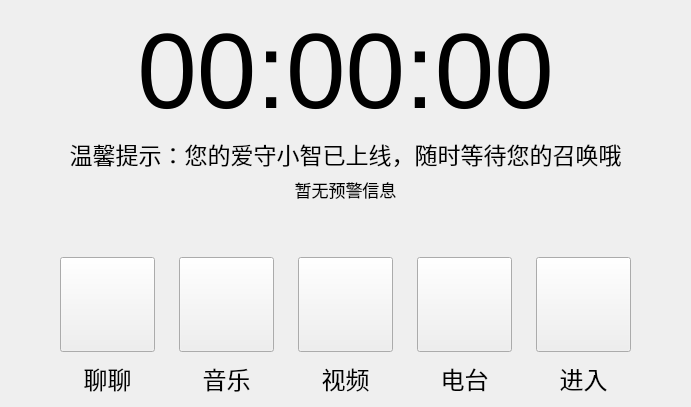
      <widget class="QWidget" name="page">
       <layout class="QGridLayout" name="gridLayout_2">
        <item row="4" column="0">
         <layout class="QHBoxLayout" name="horizontalLayout_37">
          <item>
           <spacer name="horizontalSpacer_15">
            <property name="orientation">
             <enum>Qt::Horizontal</enum>
            </property>
            <property name="sizeHint" stdset="0">
             <size>
              <width>40</width>
              <height>20</height>
             </size>
            </property>
           </spacer>
          </item>
          <item>
           <layout class="QVBoxLayout" name="verticalLayout_33">
            <property name="spacing">
             <number>0</number>
            </property>
            <item>
             <widget class="ElevatedCardWidget" name="ElevatedCardWidget">
              <property name="autoFillBackground">
               <bool>false</bool>
              </property>
              <property name="styleSheet">
               <string notr="true"/>
              </property>
              <property name="frameShape">
               <enum>QFrame::NoFrame</enum>
              </property>
              <property name="borderRadius">
               <number>0</number>
              </property>
              <layout class="QVBoxLayout" name="verticalLayout_2">
               <item>
                <widget class="QPushButton" name="telephonecall_pushButton">
                 <property name="minimumSize">
                  <size>
                   <width>95</width>
                   <height>95</height>
                  </size>
                 </property>
                 <property name="maximumSize">
                  <size>
                   <width>500</width>
                   <height>500</height>
                  </size>
                 </property>
                 <property name="font">
                  <font>
                   <pointsize>12</pointsize>
                  </font>
                 </property>
                 <property name="cursor">
                  <cursorShape>PointingHandCursor</cursorShape>
                 </property>
                 <property name="toolTip">
                  <string>&lt;html&gt;&lt;head/&gt;&lt;body&gt;&lt;p&gt;可以进行消息、音视频聊天&lt;/p&gt;&lt;/body&gt;&lt;/html&gt;</string>
                 </property>
                 <property name="styleSheet">
                  <string notr="true"/>
                 </property>
                 <property name="text">
                  <string/>
                 </property>
                </widget>
               </item>
              </layout>
             </widget>
            </item>
            <item>
             <widget class="QLabel" name="label_117">
              <property name="font">
               <font>
                <pointsize>18</pointsize>
               </font>
              </property>
              <property name="text">
               <string>聊聊</string>
              </property>
              <property name="alignment">
               <set>Qt::AlignCenter</set>
              </property>
             </widget>
            </item>
           </layout>
          </item>
          <item>
           <layout class="QVBoxLayout" name="verticalLayout_46">
            <property name="spacing">
             <number>0</number>
            </property>
            <item>
             <widget class="ElevatedCardWidget" name="ElevatedCardWidget_2">
              <property name="styleSheet">
               <string notr="true"/>
              </property>
              <property name="borderRadius">
               <number>0</number>
              </property>
              <layout class="QVBoxLayout" name="verticalLayout_57">
               <item>
                <widget class="QPushButton" name="music_player_pushButton">
                 <property name="minimumSize">
                  <size>
                   <width>95</width>
                   <height>95</height>
                  </size>
                 </property>
                 <property name="maximumSize">
                  <size>
                   <width>500</width>
                   <height>500</height>
                  </size>
                 </property>
                 <property name="font">
                  <font>
                   <pointsize>12</pointsize>
                  </font>
                 </property>
                 <property name="cursor">
                  <cursorShape>PointingHandCursor</cursorShape>
                 </property>
                 <property name="toolTip">
                  <string>&lt;html&gt;&lt;head/&gt;&lt;body&gt;&lt;p&gt;可以进行音乐播放&lt;/p&gt;&lt;/body&gt;&lt;/html&gt;</string>
                 </property>
                 <property name="styleSheet">
                  <string notr="true"/>
                 </property>
                 <property name="text">
                  <string/>
                 </property>
                </widget>
               </item>
              </layout>
             </widget>
            </item>
            <item>
             <widget class="QLabel" name="label_67">
              <property name="font">
               <font>
                <pointsize>18</pointsize>
               </font>
              </property>
              <property name="text">
               <string>音乐</string>
              </property>
              <property name="alignment">
               <set>Qt::AlignCenter</set>
              </property>
             </widget>
            </item>
           </layout>
          </item>
          <item>
           <layout class="QVBoxLayout" name="verticalLayout_47">
            <property name="spacing">
             <number>0</number>
            </property>
            <item>
             <widget class="ElevatedCardWidget" name="ElevatedCardWidget_3">
              <property name="borderRadius">
               <number>0</number>
              </property>
              <layout class="QVBoxLayout" name="verticalLayout_58">
               <item>
                <widget class="QPushButton" name="video_player_pushButton">
                 <property name="minimumSize">
                  <size>
                   <width>95</width>
                   <height>95</height>
                  </size>
                 </property>
                 <property name="maximumSize">
                  <size>
                   <width>500</width>
                   <height>500</height>
                  </size>
                 </property>
                 <property name="font">
                  <font>
                   <pointsize>12</pointsize>
                  </font>
                 </property>
                 <property name="cursor">
                  <cursorShape>PointingHandCursor</cursorShape>
                 </property>
                 <property name="toolTip">
                  <string>&lt;html&gt;&lt;head/&gt;&lt;body&gt;&lt;p&gt;可以进行视频播放&lt;/p&gt;&lt;/body&gt;&lt;/html&gt;</string>
                 </property>
                 <property name="styleSheet">
                  <string notr="true"/>
                 </property>
                 <property name="text">
                  <string/>
                 </property>
                </widget>
               </item>
              </layout>
             </widget>
            </item>
            <item>
             <widget class="QLabel" name="label_97">
              <property name="font">
               <font>
                <pointsize>18</pointsize>
               </font>
              </property>
              <property name="text">
               <string>视频</string>
              </property>
              <property name="alignment">
               <set>Qt::AlignCenter</set>
              </property>
             </widget>
            </item>
           </layout>
          </item>
          <item>
           <layout class="QVBoxLayout" name="verticalLayout_48">
            <property name="spacing">
             <number>0</number>
            </property>
            <item>
             <widget class="ElevatedCardWidget" name="ElevatedCardWidget_4">
              <property name="borderRadius">
               <number>0</number>
              </property>
              <layout class="QVBoxLayout" name="verticalLayout_59">
               <item>
                <widget class="QPushButton" name="internet_rudion_pushButton">
                 <property name="minimumSize">
                  <size>
                   <width>95</width>
                   <height>95</height>
                  </size>
                 </property>
                 <property name="maximumSize">
                  <size>
                   <width>500</width>
                   <height>500</height>
                  </size>
                 </property>
                 <property name="font">
                  <font>
                   <pointsize>9</pointsize>
                  </font>
                 </property>
                 <property name="cursor">
                  <cursorShape>PointingHandCursor</cursorShape>
                 </property>
                 <property name="toolTip">
                  <string>&lt;html&gt;&lt;head/&gt;&lt;body&gt;&lt;p&gt;&lt;span style=&quot; font-size:12pt;&quot;&gt;可以进行电台播放&lt;/span&gt;&lt;/p&gt;&lt;/body&gt;&lt;/html&gt;</string>
                 </property>
                 <property name="styleSheet">
                  <string notr="true"/>
                 </property>
                 <property name="text">
                  <string/>
                 </property>
                </widget>
               </item>
              </layout>
             </widget>
            </item>
            <item>
             <widget class="QLabel" name="label_118">
              <property name="font">
               <font>
                <pointsize>18</pointsize>
               </font>
              </property>
              <property name="text">
               <string>电台</string>
              </property>
              <property name="alignment">
               <set>Qt::AlignCenter</set>
              </property>
             </widget>
            </item>
           </layout>
          </item>
          <item>
           <layout class="QVBoxLayout" name="verticalLayout_49">
            <property name="spacing">
             <number>0</number>
            </property>
            <item>
             <widget class="ElevatedCardWidget" name="ElevatedCardWidget_5">
              <property name="borderRadius">
               <number>0</number>
              </property>
              <layout class="QVBoxLayout" name="verticalLayout_60">
               <item>
                <widget class="QPushButton" name="enter_second_view_pushButton">
                 <property name="minimumSize">
                  <size>
                   <width>95</width>
                   <height>95</height>
                  </size>
                 </property>
                 <property name="maximumSize">
                  <size>
                   <width>500</width>
                   <height>500</height>
                  </size>
                 </property>
                 <property name="font">
                  <font>
                   <pointsize>9</pointsize>
                  </font>
                 </property>
                 <property name="cursor">
                  <cursorShape>PointingHandCursor</cursorShape>
                 </property>
                 <property name="toolTip">
                  <string>&lt;html&gt;&lt;head/&gt;&lt;body&gt;&lt;p&gt;&lt;span style=&quot; font-size:12pt;&quot;&gt;可以进行电台播放&lt;/span&gt;&lt;/p&gt;&lt;/body&gt;&lt;/html&gt;</string>
                 </property>
                 <property name="styleSheet">
                  <string notr="true"/>
                 </property>
                 <property name="text">
                  <string/>
                 </property>
                </widget>
               </item>
              </layout>
             </widget>
            </item>
            <item>
             <widget class="QLabel" name="label_119">
              <property name="font">
               <font>
                <pointsize>18</pointsize>
               </font>
              </property>
              <property name="text">
               <string>进入</string>
              </property>
              <property name="alignment">
               <set>Qt::AlignCenter</set>
              </property>
             </widget>
            </item>
           </layout>
          </item>
          <item>
           <spacer name="horizontalSpacer_14">
            <property name="orientation">
             <enum>Qt::Horizontal</enum>
            </property>
            <property name="sizeHint" stdset="0">
             <size>
              <width>40</width>
              <height>20</height>
             </size>
            </property>
           </spacer>
          </item>
         </layout>
        </item>
        <item row="1" column="0">
         <widget class="QPushButton" name="tips_label">
          <property name="sizePolicy">
           <sizepolicy hsizetype="Minimum" vsizetype="Minimum">
            <horstretch>0</horstretch>
            <verstretch>0</verstretch>
           </sizepolicy>
          </property>
          <property name="minimumSize">
           <size>
            <width>512</width>
            <height>0</height>
           </size>
          </property>
          <property name="font">
           <font>
            <pointsize>17</pointsize>
           </font>
          </property>
          <property name="cursor">
           <cursorShape>PointingHandCursor</cursorShape>
          </property>
          <property name="autoFillBackground">
           <bool>false</bool>
          </property>
          <property name="styleSheet">
           <string notr="true">border:none;
text-align:top;
background-color: transparent;</string>
          </property>
          <property name="inputMethodHints">
           <set>Qt::ImhNone</set>
          </property>
          <property name="text">
           <string>温馨提示：您的爱守小智已上线，随时等待您的召唤哦</string>
          </property>
          <property name="autoDefault">
           <bool>false</bool>
          </property>
         </widget>
        </item>
        <item row="2" column="0">
         <widget class="QPushButton" name="earlywarning_label">
          <property name="font">
           <font>
            <pointsize>13</pointsize>
            <bold>false</bold>
           </font>
          </property>
          <property name="styleSheet">
           <string notr="true">border:none;
background-color: transparent; </string>
          </property>
          <property name="text">
           <string>暂无预警信息</string>
          </property>
         </widget>
        </item>
        <item row="3" column="0">
         <spacer name="verticalSpacer_2">
          <property name="orientation">
           <enum>Qt::Vertical</enum>
          </property>
          <property name="sizeHint" stdset="0">
           <size>
            <width>20</width>
            <height>40</height>
           </size>
          </property>
         </spacer>
        </item>
        <item row="0" column="0">
         <widget class="QPushButton" name="time_label">
          <property name="font">
           <font>
            <pointsize>80</pointsize>
           </font>
          </property>
          <property name="cursor">
           <cursorShape>PointingHandCursor</cursorShape>
          </property>
          <property name="styleSheet">
           <string notr="true">border:none;
background-color: transparent; 
</string>
          </property>
          <property name="text">
           <string>00:00:00</string>
          </property>
         </widget>
        </item>
       </layout>
      </widget>
